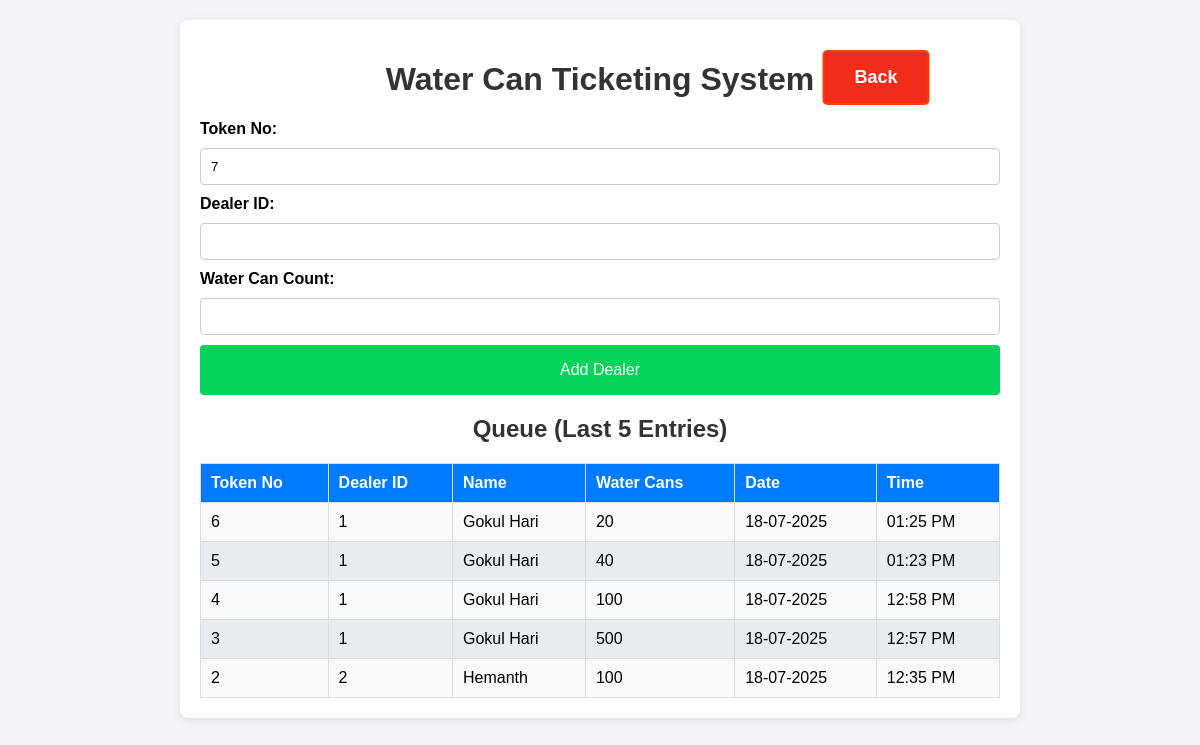
Screenshot of /data_entry with the database file from the repository.
### app.py (models this page shows, shortened)
class Dealer_details(db.Model):
    id = db.Column(db.Integer, primary_key=True)
    dealer_id = db.Column(db.String(100), nullable=False, unique=True)
    name = db.Column(db.String(100), nullable=False)
    mobile = db.Column(db.String(15), nullable=False)
    address = db.Column(db.String(400), nullable=True)
    aadhaar_file = db.Column(db.String(400))  # Path to Aadhaar copy
    photo_file = db.Column(db.String(400))

class Dealer(db.Model):
    id = db.Column(db.Integer, primary_key=True)
    dealer_id = db.Column(db.String(100), nullable=False)
    water_can_count = db.Column(db.Integer, nullable=False)
    timestamp = db.Column(db.DateTime, default=datetime.now)
    token_id = db.Column(db.Integer, nullable=False)  # Daily resetting token ID
    @property
    def formatted_date(self):
        return self.timestamp.strftime("%d-%m-%Y")  # Format the date
    @property
    def formatted_time(self):
        return self.timestamp.strftime("%I:%M %p")  # Format the time in 12-hour format

### app.py (the view)
@app.route('/data_entry')
def data_entry(error_message=None):
    today = datetime.today().date()
    dealer_queue = db.session.query(Dealer, Dealer_details.name).outerjoin(Dealer_details, Dealer.dealer_id == Dealer_details.dealer_id).filter(func.date(Dealer.timestamp) == today).order_by(Dealer.timestamp.desc()).limit(5).all()
    token_no = get_next_token_id()
    return render_template('data_entry.html', queue=dealer_queue, token_no = token_no, error_message=error_message)

### app.py (called while the page is built)
def get_next_token_id():
    today = datetime.today().date()
    tokens_today = Dealer.query.with_entities(Dealer.token_id)\
        .filter(func.date(Dealer.timestamp) == today)\
        .order_by(Dealer.token_id.asc())\
        .all()
    token_ids = [token[0] for token in tokens_today]
    max_token_id = max(token_ids) if len(token_ids)>0 else 0
    for i in range(1, max_token_id + 2):
        if i not in token_ids:
            return i
    return 1

### templates/data_entry.html (shortened to what this page needs)
<!DOCTYPE html>
<html lang="en">
<head>
    <link rel="stylesheet" href="/static/styles.css">
</head>
<body>
    <div class="container">
        <h1>Water Can Ticketing System</h1>
        <form action="/add_dealer" method="POST" class="form">
            <label for="token_no">Token No:</label>
            <input type="text" id="token_no" name="token_no" value="{{token_no}}" required >
            <label for="dealer_id">Dealer ID:</label>
            <input type="text" id="dealer_id" name="dealer_id" required autofocus>
            <label for="water_can_count">Water Can Count:</label>
            <input type="number" id="water_can_count" name="water_can_count" required>
            <button type="submit" class="btn">Add Dealer</button>
        </form>
        <h2>Queue (Last 5 Entries)</h2>
        <table>
            <thead>
                <tr>
                    <th>Token No</th>
                    <th>Dealer ID</th>
                    <th>Name</th>
                    <th>Water Cans</th>
                    <th>Date</th>
                    <th>Time</th>
                </tr>
            </thead>
            <tbody>
                {% for dealer, dealer_name in queue %}
                <tr>
                    <td>{{ dealer.token_id }}</td>
                    <td>{{ dealer.dealer_id }}</td>
                    <td>{{ dealer_name }}</td>
                    <td>{{ dealer.water_can_count }}</td>
                    <td>{{ dealer.formatted_date }}</td>
                    <td>{{ dealer.formatted_time }}</td>
                </tr>
                {% endfor %}
            </tbody>
        </table>
    </div>
    <a href="/" class="back">Back</a>
</body>
</html>

### static/styles.css (style rules this page uses)
body { font-family: Arial, sans-serif; background-color: #f4f4f9; margin: 0; padding: 0; }
.container { max-width: 800px; margin: 20px auto; background: #fff; padding: 20px; border-radius: 8px; box-shadow: 0 2px 10px rgba(0, 0, 0, 0.1); }
h1, h2 { color: #333; text-align: center; }
.form { display: flex; flex-direction: column; gap: 10px; margin-bottom: 20px; }
.form label { font-weight: bold; }
.form input { padding: 10px; border: 1px solid #ccc; border-radius: 4px; }
.btn { background-color: #03d35a; color: #fff; border: none; padding: 10px; border-radius: 4px; cursor: pointer; font-size: medium; height: 50px; }
table { width: 100%; border-collapse: collapse; margin-top: 10px; }
h2 { text-align: center; margin-bottom: 20px; }
table th, table td { padding: 10px; border: 1px solid #ddd; text-align: left; }
table th { background-color: #007bff; color: white; }
table tbody tr:nth-child(odd) { background-color: #f9f9f9; }
table tbody tr:nth-child(even) { background-color: #e9ecef; }
a { display: inline-block; padding: 15px 30px; font-size: 18px; font-weight: bold; text-align: center; text-decoration: none; background-color: #007bff; color: white; border-radius: 5px; border: 2px solid #007bff; transition: all 0.3s ease; position: absolute; left: 50%; transform: translateX(-50%); transition: transform 0.2s, background-color 0.2s; }
.back { background-color: #f22c1a; border: 2px solid #ff4000; top: 50px; left: 73%; }

### rows the page displays
Dealer_details: token_id "6", dealer_id "1", name "Gokul Hari", water_can_count "20", formatted_date "18-07-2025", formatted_time "01:25 PM", token_id "5", water_can_count "40", formatted_time "01:23 PM", token_id "4", water_can_count "100", formatted_time "12:58 PM", token_id "3", water_can_count "500", formatted_time "12:57 PM"
Dealer_details: token_id "2", dealer_id "2", name "Hemanth", water_can_count "100", formatted_date "18-07-2025", formatted_time "12:35 PM"
